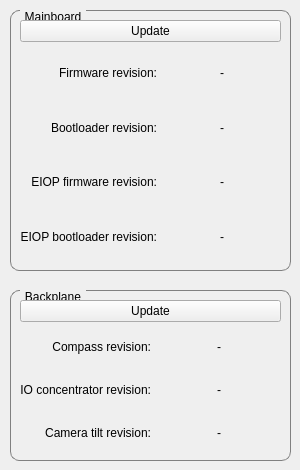
   <widget class="QWidget" name="tab_4">
    <attribute name="title">
     <string>Firmware</string>
    </attribute>
    <widget class="QGroupBox" name="firmware_mainBox">
     <property name="geometry">
      <rect>
       <x>10</x>
       <y>10</y>
       <width>281</width>
       <height>261</height>
      </rect>
     </property>
     <property name="styleSheet">
      <string notr="true">QGroupBox {
    border: 1px solid gray;
    border-radius: 9px;
    margin-top: 0.5em;
}

QGroupBox::title {
    subcontrol-origin: margin;
    left: 10px;
    padding: 0 3px 0 3px;
}

</string>
     </property>
     <property name="title">
      <string>Mainboard</string>
     </property>
     <layout class="QGridLayout" name="gridLayout_10">
      <item row="0" column="0" colspan="2">
       <widget class="QPushButton" name="firmware_main_updateButton">
        <property name="text">
         <string>Update</string>
        </property>
       </widget>
      </item>
      <item row="1" column="0">
       <widget class="QLabel" name="label_2">
        <property name="text">
         <string>Firmware revision:</string>
        </property>
        <property name="alignment">
         <set>Qt::AlignRight|Qt::AlignTrailing|Qt::AlignVCenter</set>
        </property>
       </widget>
      </item>
      <item row="1" column="1">
       <widget class="QLabel" name="firmware_firmwareLabel">
        <property name="text">
         <string>-</string>
        </property>
        <property name="alignment">
         <set>Qt::AlignCenter</set>
        </property>
       </widget>
      </item>
      <item row="2" column="0">
       <widget class="QLabel" name="label_25">
        <property name="text">
         <string>Bootloader revision:</string>
        </property>
        <property name="alignment">
         <set>Qt::AlignRight|Qt::AlignTrailing|Qt::AlignVCenter</set>
        </property>
       </widget>
      </item>
      <item row="2" column="1">
       <widget class="QLabel" name="firmware_bootloaderLabel">
        <property name="text">
         <string>-</string>
        </property>
        <property name="alignment">
         <set>Qt::AlignCenter</set>
        </property>
       </widget>
      </item>
      <item row="3" column="0">
       <widget class="QLabel" name="label_26">
        <property name="text">
         <string>EIOP firmware revision:</string>
        </property>
        <property name="alignment">
         <set>Qt::AlignRight|Qt::AlignTrailing|Qt::AlignVCenter</set>
        </property>
       </widget>
      </item>
      <item row="3" column="1">
       <widget class="QLabel" name="firmware_eiop_firmwareLabel">
        <property name="text">
         <string>-</string>
        </property>
        <property name="alignment">
         <set>Qt::AlignCenter</set>
        </property>
       </widget>
      </item>
      <item row="4" column="0">
       <widget class="QLabel" name="label_27">
        <property name="text">
         <string>EIOP bootloader revision:</string>
        </property>
        <property name="alignment">
         <set>Qt::AlignRight|Qt::AlignTrailing|Qt::AlignVCenter</set>
        </property>
       </widget>
      </item>
      <item row="4" column="1">
       <widget class="QLabel" name="firmware_eiop_bootloaderLabel">
        <property name="text">
         <string>-</string>
        </property>
        <property name="alignment">
         <set>Qt::AlignCenter</set>
        </property>
       </widget>
      </item>
     </layout>
    </widget>
    <widget class="QGroupBox" name="firmware_mainBox_2">
     <property name="geometry">
      <rect>
       <x>10</x>
       <y>290</y>
       <width>281</width>
       <height>171</height>
      </rect>
     </property>
     <property name="styleSheet">
      <string notr="true">QGroupBox {
    border: 1px solid gray;
    border-radius: 9px;
    margin-top: 0.5em;
}

QGroupBox::title {
    subcontrol-origin: margin;
    left: 10px;
    padding: 0 3px 0 3px;
}

</string>
     </property>
     <property name="title">
      <string>Backplane</string>
     </property>
     <layout class="QGridLayout" name="gridLayout_11">
      <item row="0" column="0" colspan="2">
       <widget class="QPushButton" name="firmware_backplane_updateButton">
        <property name="text">
         <string>Update</string>
        </property>
       </widget>
      </item>
      <item row="1" column="0">
       <widget class="QLabel" name="label_28">
        <property name="text">
         <string>Compass revision:</string>
        </property>
        <property name="alignment">
         <set>Qt::AlignRight|Qt::AlignTrailing|Qt::AlignVCenter</set>
        </property>
       </widget>
      </item>
      <item row="2" column="1">
       <widget class="QLabel" name="firmware_ioLabel">
        <property name="text">
         <string>-</string>
        </property>
        <property name="alignment">
         <set>Qt::AlignCenter</set>
        </property>
       </widget>
      </item>
      <item row="3" column="0">
       <widget class="QLabel" name="label_30">
        <property name="text">
         <string>Camera tilt revision:</string>
        </property>
        <property name="alignment">
         <set>Qt::AlignRight|Qt::AlignTrailing|Qt::AlignVCenter</set>
        </property>
       </widget>
      </item>
      <item row="1" column="1">
       <widget class="QLabel" name="firmware_compassLabel">
        <property name="text">
         <string>-</string>
        </property>
        <property name="alignment">
         <set>Qt::AlignCenter</set>
        </property>
       </widget>
      </item>
      <item row="2" column="0">
       <widget class="QLabel" name="label_29">
        <property name="text">
         <string>IO concentrator revision:</string>
        </property>
        <property name="alignment">
         <set>Qt::AlignRight|Qt::AlignTrailing|Qt::AlignVCenter</set>
        </property>
       </widget>
      </item>
      <item row="3" column="1">
       <widget class="QLabel" name="firmware_tiltLabel">
        <property name="text">
         <string>-</string>
        </property>
        <property name="alignment">
         <set>Qt::AlignCenter</set>
        </property>
       </widget>
      </item>
     </layout>
    </widget>
   </widget>
